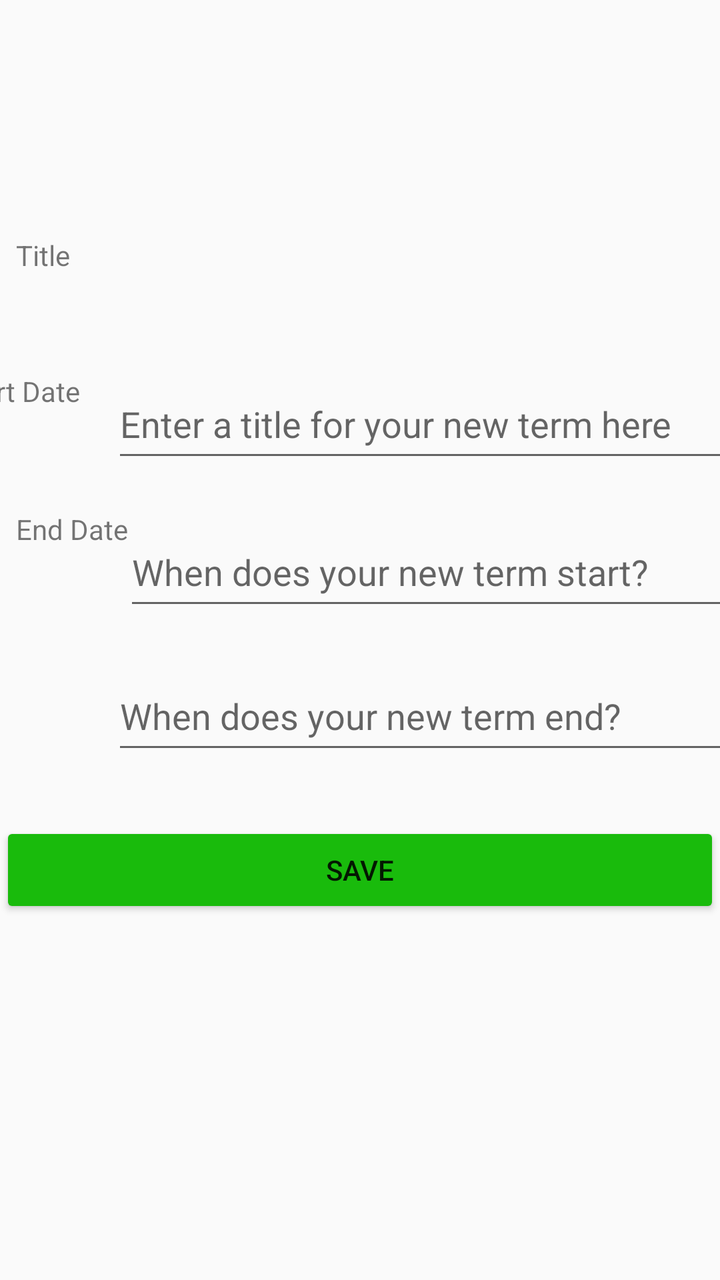
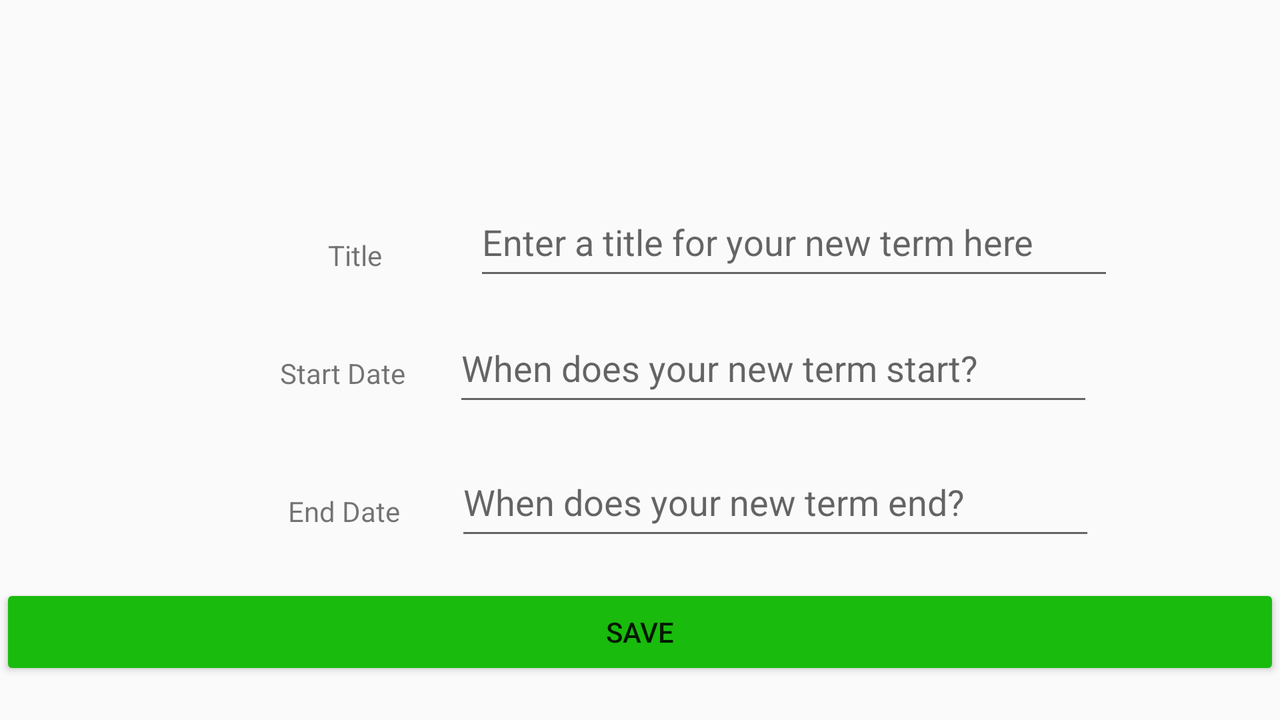

The same Android screen from two of the app's own layout files: first res/layout/ as a phone draws it, then the repository's variant for another configuration, drawn on a device whose configuration selects that folder. Both files follow.
<!-- AndroidManifest.xml: application theme AppTheme -->
<!-- res/layout/activity_new_term.xml -->
<?xml version="1.0" encoding="utf-8"?>
<androidx.constraintlayout.widget.ConstraintLayout xmlns:android="http://schemas.android.com/apk/res/android"
    xmlns:app="http://schemas.android.com/apk/res-auto"
    android:layout_width="match_parent"
    android:layout_height="match_parent">


    <TextView
        android:id="@+id/textView4"
        android:layout_width="wrap_content"
        android:layout_height="wrap_content"
        android:layout_marginStart="8dp"
        android:layout_marginTop="50dp"
        android:layout_marginBottom="137dp"
        android:text="@string/end_date_label"
        app:layout_constraintBottom_toTopOf="@+id/new_term_save"
        app:layout_constraintStart_toStartOf="parent"
        app:layout_constraintTop_toBottomOf="@+id/textView3" />

    <TextView
        android:id="@+id/textView3"
        android:layout_width="wrap_content"
        android:layout_height="wrap_content"
        android:layout_marginStart="8dp"
        android:layout_marginTop="49dp"
        android:layout_marginEnd="11dp"
        android:text="@string/start_date_label"
        app:layout_constraintEnd_toStartOf="@+id/new_term_start"
        app:layout_constraintStart_toStartOf="parent"
        app:layout_constraintTop_toBottomOf="@+id/textView2" />

    <TextView
        android:id="@+id/textView2"
        android:layout_width="wrap_content"
        android:layout_height="wrap_content"
        android:layout_marginStart="8dp"
        android:layout_marginTop="118dp"
        android:layout_marginBottom="49dp"
        android:text="@string/title_label"
        app:layout_constraintBottom_toTopOf="@+id/textView3"
        app:layout_constraintStart_toStartOf="parent"
        app:layout_constraintTop_toTopOf="parent" />

    <EditText
        android:id="@+id/new_term_title"
        android:layout_width="320dp"
        android:layout_height="51dp"
        android:layout_marginStart="46dp"
        android:layout_marginTop="94dp"
        android:layout_marginEnd="9dp"
        android:layout_marginBottom="23dp"
        android:inputType="textCapSentences"
        android:hint="@string/new_term_title_hint"
        app:layout_constraintBottom_toTopOf="@+id/new_term_start"
        app:layout_constraintEnd_toEndOf="parent"
        app:layout_constraintStart_toEndOf="@+id/textView2"
        app:layout_constraintTop_toTopOf="parent"
        android:autofillHints="" />

    <EditText
        android:id="@+id/new_term_start"
        android:layout_width="320dp"
        android:layout_height="51dp"
        android:layout_marginStart="11dp"
        android:layout_marginTop="23dp"
        android:layout_marginEnd="9dp"
        android:ems="10"
        android:hint="@string/new_term_start_hint"
        android:inputType="date"
        app:layout_constraintEnd_toEndOf="parent"
        app:layout_constraintStart_toEndOf="@+id/textView3"
        app:layout_constraintTop_toBottomOf="@+id/new_term_title" />

    <EditText
        android:id="@+id/new_term_end"
        android:layout_width="320dp"
        android:layout_height="51dp"
        android:layout_marginStart="17dp"
        android:layout_marginTop="21dp"
        android:layout_marginEnd="9dp"
        android:ems="10"
        android:hint="@string/new_term_end_hint"
        android:inputType="date"
        app:layout_constraintEnd_toEndOf="parent"
        app:layout_constraintStart_toEndOf="@+id/textView4"
        app:layout_constraintTop_toBottomOf="@+id/new_term_start" />

    <Button
        android:id="@+id/new_term_save"
        android:layout_width="match_parent"
        android:layout_height="wrap_content"
        android:layout_marginTop="120dp"
        android:layout_marginBottom="272dp"
        android:backgroundTint="#19BB0C"
        android:text="@string/button_save"
        app:layout_constraintBottom_toBottomOf="parent"
        app:layout_constraintEnd_toEndOf="parent"
        app:layout_constraintHorizontal_bias="0.0"
        app:layout_constraintStart_toStartOf="parent"
        app:layout_constraintTop_toBottomOf="@+id/new_term_end" />

</androidx.constraintlayout.widget.ConstraintLayout>
<!-- resources referenced by this layout -->
<resources>
  <string name="button_save">Save</string>
  <string name="end_date_label">End Date</string>
  <string name="new_term_end_hint">When does your new term end?</string>
  <string name="new_term_start_hint">When does your new term start?</string>
  <string name="new_term_title_hint">Enter a title for your new term here</string>
  <string name="start_date_label">Start Date</string>
  <string name="title_label">Title</string>
  <style name="AppTheme" parent="Theme.AppCompat.Light.DarkActionBar">
          
          <item name="colorPrimary">@color/colorPrimary</item>
          <item name="colorPrimaryDark">@color/colorPrimaryDark</item>
          <item name="colorAccent">@color/colorAccent</item>
      </style>
  <color name="colorPrimary">#6200EE</color>
  <color name="colorPrimaryDark">#3700B3</color>
  <color name="colorAccent">#03DAC5</color>
</resources>
<!-- res/layout-land/activity_new_term.xml (the repository's variant of the layout above) -->
<!-- drawn on the phone turned sideways -->
<?xml version="1.0" encoding="utf-8"?>
<androidx.constraintlayout.widget.ConstraintLayout xmlns:android="http://schemas.android.com/apk/res/android"
    xmlns:app="http://schemas.android.com/apk/res-auto"
    android:layout_width="match_parent"
    android:layout_height="match_parent">


    <TextView
        android:id="@+id/term_end_label"
        android:layout_width="wrap_content"
        android:layout_height="wrap_content"
        android:layout_marginStart="144dp"
        android:layout_marginTop="50dp"
        android:layout_marginBottom="137dp"
        android:text="@string/end_date_label"
        app:layout_constraintBottom_toTopOf="@+id/new_term_save"
        app:layout_constraintStart_toStartOf="parent"
        app:layout_constraintTop_toBottomOf="@+id/term_start_label"
        app:layout_constraintVertical_bias="0.0" />

    <TextView
        android:id="@+id/term_start_label"
        android:layout_width="wrap_content"
        android:layout_height="wrap_content"
        android:layout_marginStart="140dp"
        android:layout_marginTop="40dp"
        android:text="@string/start_date_label"
        app:layout_constraintStart_toStartOf="parent"
        app:layout_constraintTop_toBottomOf="@+id/term_title_label" />

    <TextView
        android:id="@+id/term_title_label"
        android:layout_width="wrap_content"
        android:layout_height="wrap_content"
        android:layout_marginStart="164dp"
        android:layout_marginTop="118dp"
        android:layout_marginBottom="49dp"
        android:text="@string/title_label"
        app:layout_constraintBottom_toTopOf="@+id/term_start_label"
        app:layout_constraintStart_toStartOf="parent"
        app:layout_constraintTop_toTopOf="parent" />

    <EditText
        android:id="@+id/new_term_title"
        android:layout_width="320dp"
        android:layout_height="51dp"
        android:layout_marginStart="46dp"
        android:layout_marginTop="94dp"
        android:layout_marginEnd="9dp"
        android:layout_marginBottom="23dp"
        android:autofillHints=""
        android:hint="@string/new_term_title_hint"
        android:inputType="textCapSentences"
        app:layout_constraintBottom_toTopOf="@+id/new_term_start"
        app:layout_constraintEnd_toEndOf="parent"
        app:layout_constraintHorizontal_bias="0.0"
        app:layout_constraintStart_toEndOf="@+id/term_title_label"
        app:layout_constraintTop_toTopOf="parent" />

    <EditText
        android:id="@+id/new_term_start"
        android:layout_width="320dp"
        android:layout_height="51dp"
        android:layout_marginStart="11dp"
        android:layout_marginTop="12dp"
        android:layout_marginEnd="9dp"
        android:ems="10"
        android:hint="@string/new_term_start_hint"
        android:inputType="date"
        app:layout_constraintEnd_toEndOf="parent"
        app:layout_constraintHorizontal_bias="0.13"
        app:layout_constraintStart_toEndOf="@+id/term_start_label"
        app:layout_constraintTop_toBottomOf="@+id/new_term_title" />

    <EditText
        android:id="@+id/new_term_end"
        android:layout_width="320dp"
        android:layout_height="51dp"
        android:layout_marginStart="17dp"
        android:layout_marginTop="16dp"
        android:layout_marginEnd="9dp"
        android:ems="10"
        android:hint="@string/new_term_end_hint"
        android:inputType="date"
        app:layout_constraintEnd_toEndOf="parent"
        app:layout_constraintHorizontal_bias="0.114"
        app:layout_constraintStart_toEndOf="@+id/term_end_label"
        app:layout_constraintTop_toBottomOf="@+id/new_term_start" />

    <Button
        android:id="@+id/new_term_save"
        android:layout_width="match_parent"
        android:layout_height="wrap_content"
        android:layout_marginTop="120dp"
        android:layout_marginBottom="272dp"
        android:backgroundTint="#19BB0C"
        android:text="@string/button_save"
        app:layout_constraintBottom_toBottomOf="parent"
        app:layout_constraintEnd_toEndOf="parent"
        app:layout_constraintHorizontal_bias="1.0"
        app:layout_constraintStart_toStartOf="parent"
        app:layout_constraintTop_toBottomOf="@+id/new_term_end"
        app:layout_constraintVertical_bias="0.29" />

</androidx.constraintlayout.widget.ConstraintLayout>
